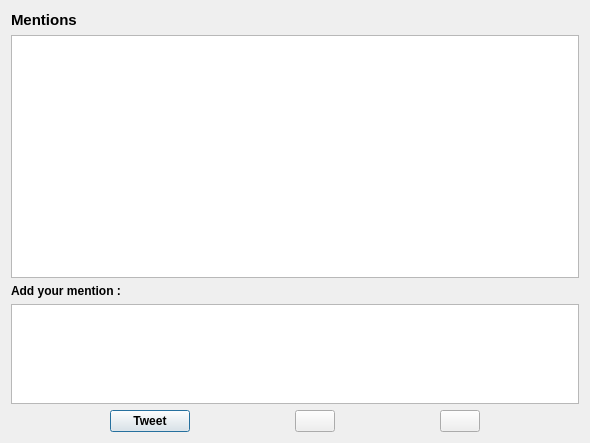
<?xml version="1.0" encoding="UTF-8"?>
<ui version="4.0">
 <class>Mention</class>
 <widget class="QDialog" name="Mention">
  <property name="geometry">
   <rect>
    <x>0</x>
    <y>0</y>
    <width>590</width>
    <height>443</height>
   </rect>
  </property>
  <property name="windowTitle">
   <string>Mention</string>
  </property>
  <layout class="QVBoxLayout" name="verticalLayout_3">
   <item>
    <layout class="QVBoxLayout" name="verticalLayout">
     <item>
      <widget class="QLabel" name="lbl_mention">
       <property name="font">
        <font>
         <pointsize>11</pointsize>
         <bold>true</bold>
        </font>
       </property>
       <property name="text">
        <string>Mentions</string>
       </property>
      </widget>
     </item>
     <item>
      <widget class="QListWidget" name="mentionlist">
       <property name="font">
        <font>
         <pointsize>10</pointsize>
         <bold>true</bold>
        </font>
       </property>
      </widget>
     </item>
    </layout>
   </item>
   <item>
    <layout class="QVBoxLayout" name="verticalLayout_2">
     <item>
      <widget class="QLabel" name="lbl_yourmention">
       <property name="font">
        <font>
         <bold>true</bold>
        </font>
       </property>
       <property name="text">
        <string>Add your mention :</string>
       </property>
      </widget>
     </item>
     <item>
      <widget class="QTextEdit" name="txt_mention">
       <property name="sizePolicy">
        <sizepolicy hsizetype="Expanding" vsizetype="Fixed">
         <horstretch>0</horstretch>
         <verstretch>0</verstretch>
        </sizepolicy>
       </property>
       <property name="maximumSize">
        <size>
         <width>16777215</width>
         <height>100</height>
        </size>
       </property>
      </widget>
     </item>
    </layout>
   </item>
   <item>
    <layout class="QHBoxLayout" name="horizontalLayout">
     <item>
      <spacer name="horizontalSpacer">
       <property name="orientation">
        <enum>Qt::Horizontal</enum>
       </property>
       <property name="sizeHint" stdset="0">
        <size>
         <width>40</width>
         <height>20</height>
        </size>
       </property>
      </spacer>
     </item>
     <item>
      <widget class="QPushButton" name="btn_tweet">
       <property name="font">
        <font>
         <bold>true</bold>
        </font>
       </property>
       <property name="text">
        <string>Tweet</string>
       </property>
      </widget>
     </item>
     <item>
      <spacer name="horizontalSpacer_3">
       <property name="orientation">
        <enum>Qt::Horizontal</enum>
       </property>
       <property name="sizeHint" stdset="0">
        <size>
         <width>40</width>
         <height>20</height>
        </size>
       </property>
      </spacer>
     </item>
     <item>
      <widget class="QPushButton" name="btn_like">
       <property name="text">
        <string/>
       </property>
      </widget>
     </item>
     <item>
      <spacer name="horizontalSpacer_4">
       <property name="orientation">
        <enum>Qt::Horizontal</enum>
       </property>
       <property name="sizeHint" stdset="0">
        <size>
         <width>40</width>
         <height>20</height>
        </size>
       </property>
      </spacer>
     </item>
     <item>
      <widget class="QPushButton" name="btn_ok">
       <property name="text">
        <string/>
       </property>
      </widget>
     </item>
     <item>
      <spacer name="horizontalSpacer_2">
       <property name="orientation">
        <enum>Qt::Horizontal</enum>
       </property>
       <property name="sizeHint" stdset="0">
        <size>
         <width>40</width>
         <height>20</height>
        </size>
       </property>
      </spacer>
     </item>
    </layout>
   </item>
  </layout>
 </widget>
 <resources/>
 <connections/>
</ui>
